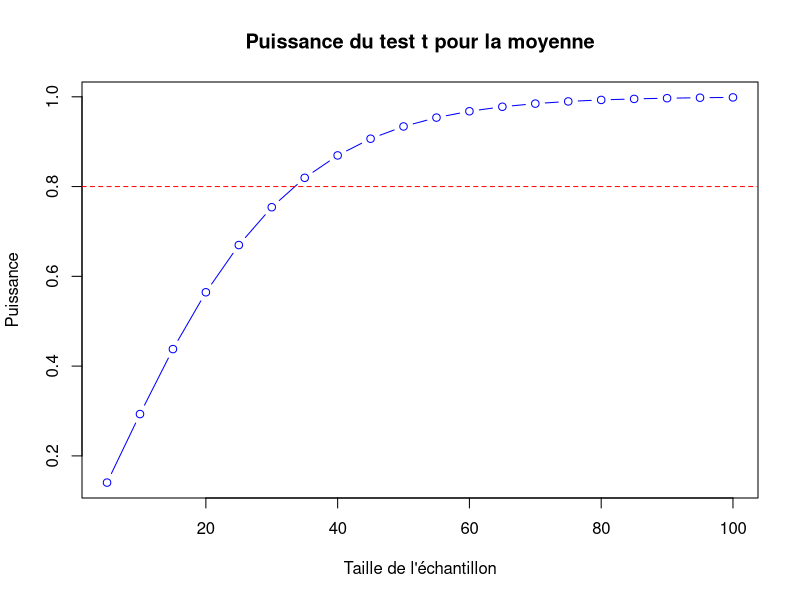
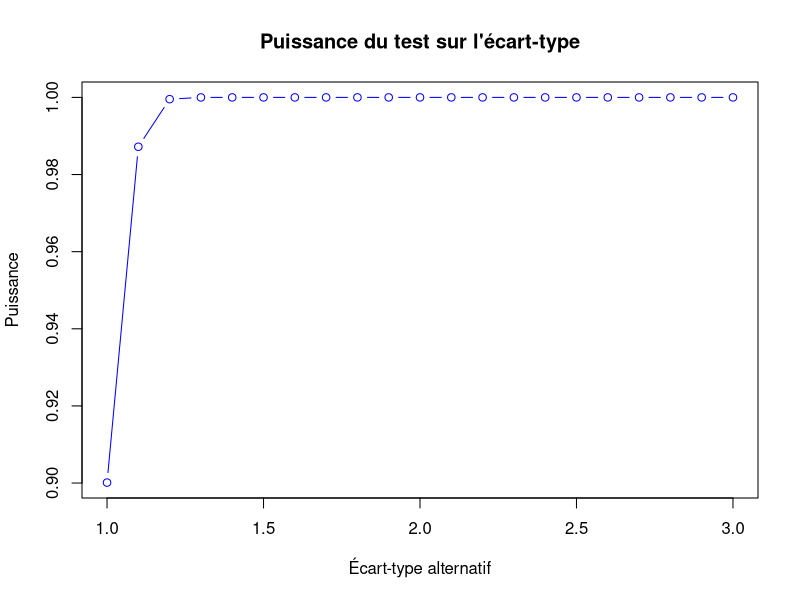
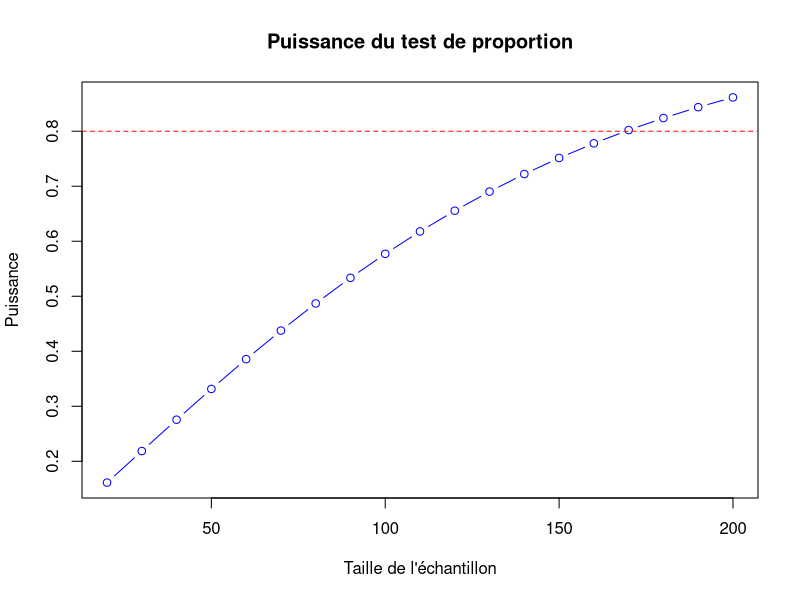

Source code (R) for these figures, in order:
# Installer et charger le package pwr
install.packages("pwr")  # Installer si ce n'est pas encore fait
library(pwr)

# ------------------------
# 1. Test de la moyenne
# ------------------------

# Paramètres
n <- 30  # Taille de l'échantillon
delta <- 0.5  # Différence entre la moyenne observée et la moyenne sous H0
sigma <- 1  # Écart-type
alpha <- 0.05  # Niveau de signification

# Calcul de la puissance
puissance_moyenne <- pwr.t.test(n = n, d = delta / sigma, sig.level = alpha, type = "one.sample")$power
print(paste("Puissance du test de la moyenne:", puissance_moyenne))

# Représentation graphique
n_values <- seq(5, 100, by = 5)
puissance_values <- sapply(n_values, function(n) {
  pwr.t.test(n = n, d = delta / sigma, sig.level = alpha, type = "one.sample")$power
})

plot(n_values, puissance_values, type = "b", col = "blue", 
     xlab = "Taille de l'échantillon", ylab = "Puissance",
     main = "Puissance du test t pour la moyenne")
abline(h = 0.8, col = "red", lty = 2)  # Ligne de référence

# ------------------------
# 2. Test sur l'écart-type
# ------------------------

# Paramètres
sigma0 <- 1  # Écart-type sous H0
sigma1 <- 1.5  # Écart-type sous H1
n <- 30  # Taille de l'échantillon

# Calcul de la puissance
effect_size <- (sigma1^2 / sigma0^2)
puissance_ecart_type <- pwr.chisq.test(w = effect_size, N = n, sig.level = alpha, df = n - 1)$power
print(paste("Puissance du test sur l'écart-type:", puissance_ecart_type))

# Représentation graphique
sigma1_values <- seq(1, 3, by = 0.1)
puissance_values <- sapply(sigma1_values, function(sigma1) {
  effect_size <- (sigma1^2 / sigma0^2)
  pwr.chisq.test(w = effect_size, N = n, sig.level = alpha, df = n - 1)$power
})

plot(sigma1_values, puissance_values, type = "b", col = "blue",
     xlab = "Écart-type alternatif", ylab = "Puissance",
     main = "Puissance du test sur l'écart-type")
abline(h = 0.8, col = "red", lty = 2)

# ------------------------
# 3. Test sur les proportions
# ------------------------

# Paramètres
p1 <- 0.5  # Proportion sous H0
p2 <- 0.65  # Proportion sous H1
n <- 100  # Taille de l'échantillon

# Calcul de la puissance
puissance_proportion <- pwr.2p.test(h = ES.h(p1, p2), n = n, sig.level = alpha)$power
print(paste("Puissance du test de proportion:", puissance_proportion))

# Représentation graphique
n_values <- seq(20, 200, by = 10)
puissance_values <- sapply(n_values, function(n) {
  pwr.2p.test(h = ES.h(p1, p2), n = n, sig.level = alpha)$power
})

plot(n_values, puissance_values, type = "b", col = "blue",
     xlab = "Taille de l'échantillon", ylab = "Puissance",
     main = "Puissance du test de proportion")
abline(h = 0.8, col = "red", lty = 2)
